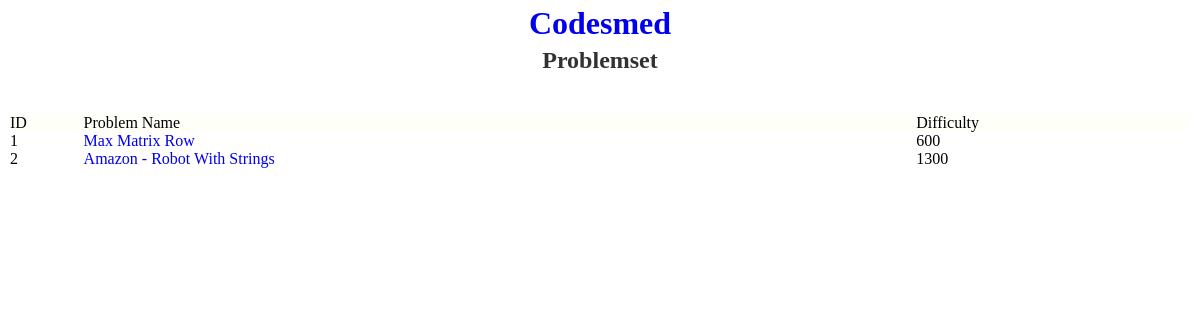
The page / on the database its author committed.
### problems/models.py (models this page shows)
class Problem(models.Model) :
    name = models.CharField(max_length=200)
    data_dir_path = models.CharField(max_length=200)
    difficulty = models.IntegerField()
    num_testcases = models.IntegerField()
    time_limit = models.FloatField(default=1)

### problems/views.py (the view)
# urls.py: path('', views.index, name='index'),
def index(request):
    Logger.log('Index page requested')
    context = {
        'problem_list': Problem.objects.all()
    }
    return render(request, 'problems/index.html', context)

### problems/backend/utils.py (called while the page is built)
    @staticmethod
    def log(msg):
        if Logger.def_logging_method == LogginMethods.LOG_STDOUT:
            print('[' + str(datetime.now()) + '] ' + msg)

### problems/templates/problems/index.html (shortened to what this page needs)
<!DOCTYPE html>
<html>
    <head>
        {% load static %}
        <link rel="stylesheet" type="text/css" href="{% static '/problems/styles/common.css' %}"/>
    </head>
    <body>
        <div id="header-root">
            <h1>
                <a href="{% url 'problems:index' %}" id="title-link" class="invisible-link">
                    Codesmed
                </a>
            </h1>
        </div>
        <div id="content-root">
            <h2 class="heading2">Problemset</h2>
            <table>
                <thead>
                    <td class="table-header-cell">ID</td>
                    <td class="table-header-cell">Problem Name</td>
                    <td class="table-header-cell">Difficulty</td>
                </thead>
                <tbody>
                {% for problem in problem_list %}
                <tr id="problem-{{problem.id}}">
                    <td>{{problem.id}}</td>
                    <td>
                        <a href="{% url 'problems:detail_path' problem.id %}">{{problem.name}}</a>
                    </td>
                    <td>{{problem.difficulty}}</td>
                </tr>
                {% endfor %}
                </tbody>
            </table>
        </div>
    </body>
</html>

### problems/static/problems/styles/common.css (style rules this page uses)
:root { --primary_colour : #fffffa; --button_colour : rgba(80, 80, 80, 0.2); --ac_green_colour : rgb(0,200,50); --wa_red_colour : rgb(200,40,40); --tle_yellow_colour : rgb(150,80,50); --error_verdict_colour : rgb(40, 40, 40); }
* { padding: 0px; margin: 0px; }
h1 { padding : 5px; text-align: center; }
.heading2 { text-align: center; opacity: 0.8; margin-bottom: 5vh; }
a:link, a:visited { text-decoration: none; }
.table-header-cell { background-color: var(--primary_colour); margin: 0px; padding: 0px; }
table { border : 0px; border-spacing: 0px; padding-left: 10px; padding-right: 10px; width: 100%; }
thead { margin-bottom: 20px; }

### rows shown on the page
Problem: id "1", name "Max Matrix Row", difficulty "600"
Problem: id "2", name "Amazon - Robot With Strings", difficulty "1300"
